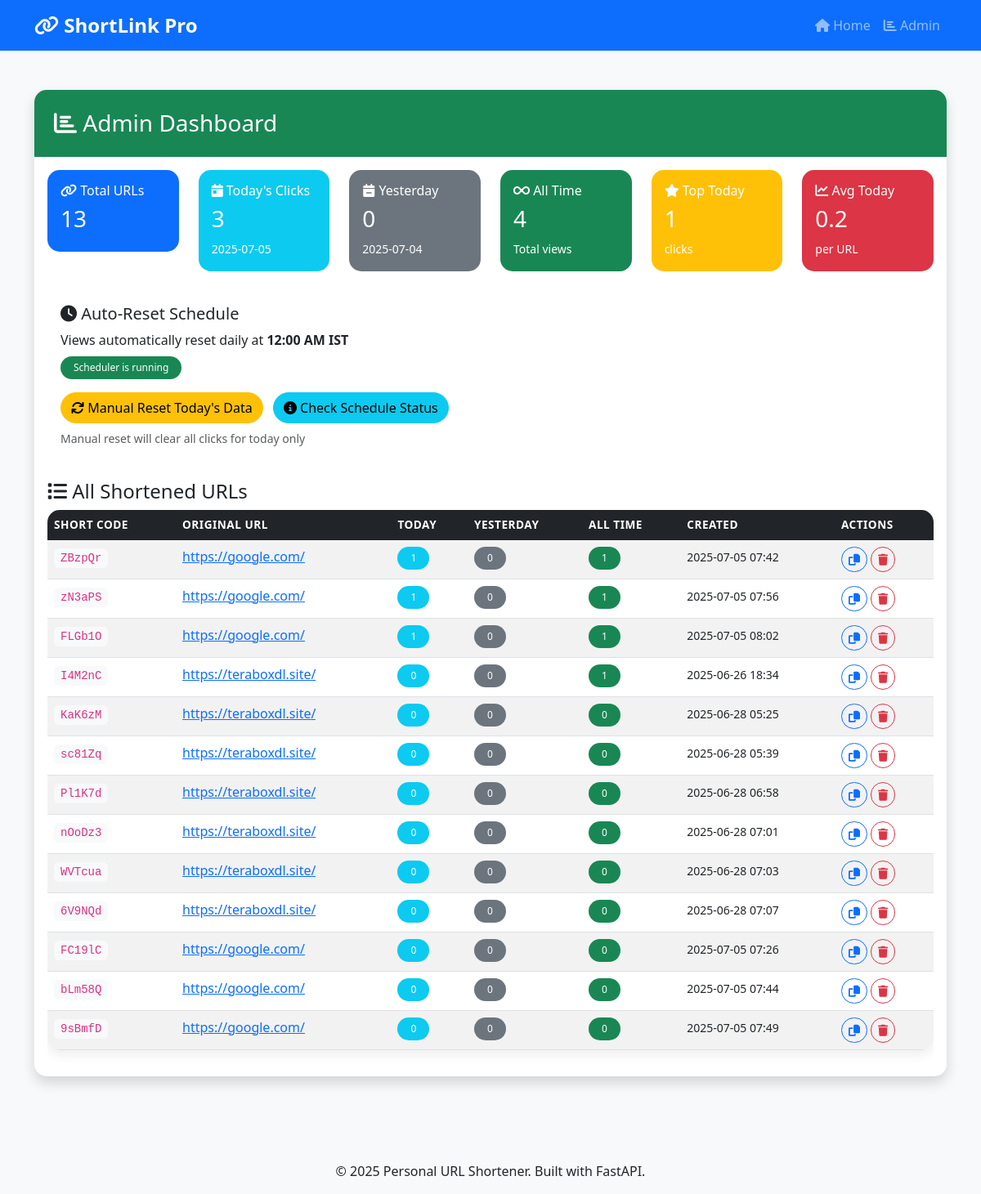
/admin, run on an earlier commit of the app's database.
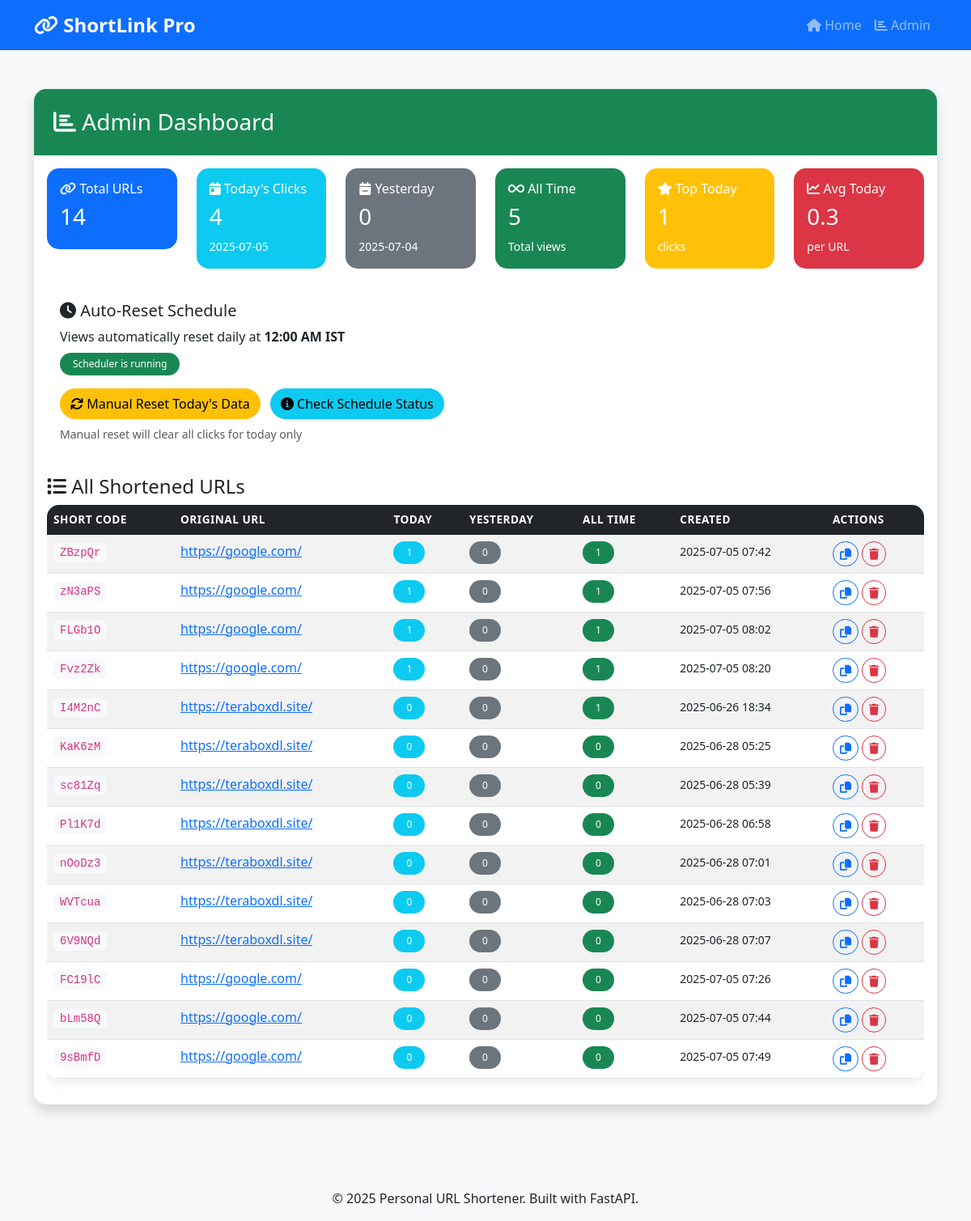
And on a later commit of the database.
### models.py (models this page shows)
class ShortURL(Base):
    __tablename__ = "short_urls"
    id = Column(Integer, primary_key=True, index=True)
    short_code = Column(String(10), unique=True, index=True, nullable=False)
    original_url = Column(Text, nullable=False)
    created_at = Column(DateTime, default=datetime.utcnow)
    clicks = relationship("Click", back_populates="short_url")

### main.py (the view)
@app.get("/admin", response_class=HTMLResponse)
async def admin_panel(request: Request, db: Session = Depends(get_db)):
    from datetime import date, timedelta
    today = date.today()
    yesterday = today - timedelta(days=1)
    urls = db.query(ShortURL).all()
    url_stats = []
    total_clicks_today = 0
    total_clicks_yesterday = 0
    total_clicks_all_time = 0
    for url in urls:
        clicks_today = db.query(Click).filter(
            Click.short_url_id == url.id,
            Click.click_date == today
        ).count()
        clicks_yesterday = db.query(Click).filter(
            Click.short_url_id == url.id,
            Click.click_date == yesterday
        ).count()
        clicks_all_time = db.query(Click).filter(Click.short_url_id == url.id).count()
        total_clicks_today += clicks_today
        total_clicks_yesterday += clicks_yesterday
        total_clicks_all_time += clicks_all_time
        url_stats.append({
            "id": url.id,
            "short_code": url.short_code,
            "original_url": url.original_url,
            "click_count": clicks_today,  # Show today's clicks by default
            "clicks_today": clicks_today,
            "clicks_yesterday": clicks_yesterday,
            "clicks_all_time": clicks_all_time,
            "created_at": url.created_at
        })
    url_stats.sort(key=lambda x: x["clicks_today"], reverse=True)
    top_performer_today = max(url_stats, key=lambda x: x["clicks_today"])["clicks_today"] if url_stats else 0
    avg_clicks_today = (total_clicks_today / len(urls)) if urls else 0
    return templates.TemplateResponse("admin.html", {
        "request": request,
        "urls": url_stats,
        "total_clicks_today": total_clicks_today,
        "total_clicks_yesterday": total_clicks_yesterday,
        "total_clicks_all_time": total_clicks_all_time,
        "top_performer_today": top_performer_today,
        "avg_clicks_today": avg_clicks_today,
        "today_date": today.strftime('%Y-%m-%d'),
        "yesterday_date": yesterday.strftime('%Y-%m-%d')
    })

### templates/admin.html (shortened to what the changed rows need)
{% extends "base.html" %}
{% block content %}
<div class="container mt-4">
    <div class="row">
        <div class="col-12">
            <div class="card shadow">
                <div class="card-body">
                    <div class="row mb-4">
                        <div class="col-md-2">
                            <div class="card bg-primary text-white">
                                <div class="card-body">
                                    <h6><i class="fas fa-link"></i> Total URLs</h6>
                                    <h3>{{ urls|length }}</h3>
                                </div>
                            </div>
                        </div>
                        <div class="col-md-2">
                            <div class="card bg-info text-white">
                                <div class="card-body">
                                    <h6><i class="fas fa-calendar-day"></i> Today's Clicks</h6>
                                    <h3>{{ total_clicks_today }}</h3>
                                    <small>{{ today_date }}</small>
                                </div>
                            </div>
                        </div>
                        <div class="col-md-2">
                            <div class="card bg-success text-white">
                                <div class="card-body">
                                    <h6><i class="fas fa-infinity"></i> All Time</h6>
                                    <h3>{{ total_clicks_all_time }}</h3>
                                    <small>Total views</small>
                                </div>
                            </div>
                        </div>
                        <div class="col-md-2">
                            <div class="card bg-danger text-white">
                                <div class="card-body">
                                    <h6><i class="fas fa-chart-line"></i> Avg Today</h6>
                                    <h3>{{ "%.1f"|format(avg_clicks_today) }}</h3>
                                    <small>per URL</small>
                                </div>
                            </div>
                        </div>
                    </div>
                    {% if urls %}
                    <div class="table-responsive">
                        <table class="table table-striped table-hover">
                            <thead class="table-dark">
                                <tr>
                                    <th>Short Code</th>
                                    <th>Original URL</th>
                                    <th>Today</th>
                                    <th>Yesterday</th>
                                    <th>All Time</th>
                                    <th>Created</th>
                                    <th>Actions</th>
                                </tr>
                            </thead>
                            <tbody>
                                {% for url in urls %}
                                <tr>
                                    <td>
                                        <code>{{ url.short_code }}</code>
                                    </td>
                                    <td>
                                        <a href="{{ url.original_url }}" target="_blank" class="text-truncate d-inline-block" style="max-width: 200px;">
                                            {{ url.original_url }}
                                        </a>
                                    </td>
                                    <td>
                                        <span class="badge bg-info">{{ url.clicks_today }}</span>
                                    </td>
                                    <td>
                                        <span class="badge bg-secondary">{{ url.clicks_yesterday }}</span>
                                    </td>
                                    <td>
                                        <span class="badge bg-success">{{ url.clicks_all_time }}</span>
                                    </td>
                                    <td>
                                        <small>{{ url.created_at.strftime('%Y-%m-%d %H:%M') }}</small>
                                    </td>
                                    <td>
                                        <button class="btn btn-sm btn-outline-primary" onclick="copyToClipboard('{{ request.url.scheme }}://{{ request.url.netloc }}/{{ url.short_code }}')">
                                            <i class="fas fa-copy"></i>
                                        </button>
                                        <button class="btn btn-sm btn-outline-danger" onclick="deleteUrl({{ url.id }})">
                                            <i class="fas fa-trash"></i>
                                        </button>
                                    </td>
                                </tr>
                                {% endfor %}
                            </tbody>
                        </table>
                    </div>
                    {% else %}
                    <div class="alert alert-info">
                        <i class="fas fa-info-circle"></i> No URLs have been shortened yet.
                        <a href="/" class="alert-link">Create your first one!</a>
                    </div>
                    {% endif %}
                </div>
            </div>
        </div>
    </div>
</div>
{% endblock %}

What changed in the data, as far as the page shows it:
added ShortURL: short_code "Fvz2Zk", original_url "https://google.com/", clicks_today "1", clicks_yesterday "0", clicks_all_time "1", created_at "2025-07-05 08:20"
Also different on the page:
{{ urls|length }}: "13" → "14"
{{ total_clicks_today }}: "3" → "4"
{{ total_clicks_all_time }}: "4" → "5"
{{ "%.1f"|format(avg_clicks_today) }}: "0.2" → "0.3"
